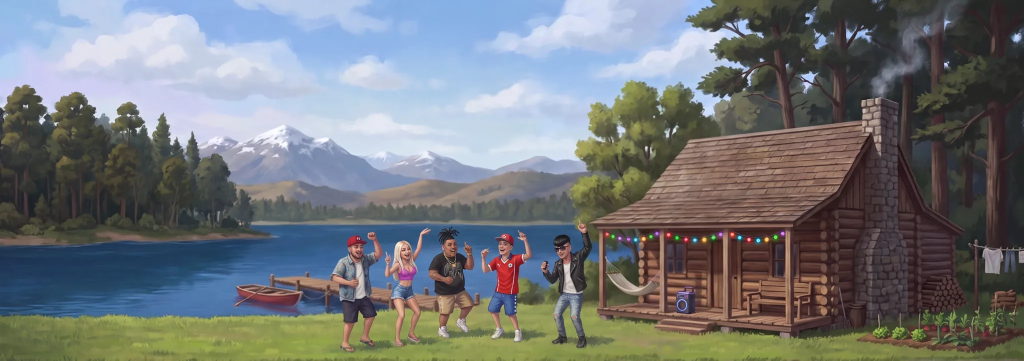
#> input picture public/escenarios/rene-cabana/liviano/fondo.webp, 2048 x 721 px, given in place of diseno-final.png, which was not available (shown at 1/2 size)
$ python caras.py
#> lines starting #> are read from the running program, lines starting #| are printed output that depends on the picture; after the words box and inside, x2 and y2 are one past the last pixel; in counts of white or black regions, pixels touching at a corner belong together
#> in cara, rgb is the input picture: shape (721, 2048, 3); mean R, G, B 114.9, 118.6, 121.2
### herramientas/video_a_cuadros.py
"""Convierte un video de animación (personaje sobre fondo plano) en cuadros PNG
transparentes para el juego, más una hoja de contacto y un GIF de vista previa.

Uso:
  python herramientas/video_a_cuadros.py VIDEO CARPETA_SALIDA [--fps 24] [--tolerancia 30]

Pasos:
  1. Extrae los cuadros con ffmpeg.
  2. Quita el fondo: parte de los bordes y "inunda" solo los pixeles parecidos al
     color de fondo, así no se borran grises que estén dentro del personaje
     (zapatillas, dientes).
  3. Recorta todos los cuadros con la misma caja (la unión de todos), para que el
     personaje no salte entre un cuadro y otro.
  4. Escribe cuadros/0000.png..., contacto.png y vista.gif.
"""

import argparse
import shutil
import subprocess
import tempfile
from pathlib import Path

import numpy as np
from PIL import Image
from scipy import ndimage


# [7 lines left out: function extraer, not called in this run]


def color_fondo(rgb: np.ndarray) -> np.ndarray:
    borde = np.concatenate([rgb[0], rgb[-1], rgb[:, 0], rgb[:, -1]])
    return np.median(borde, axis=0)


def quitar_fondo(rgb: np.ndarray, tolerancia: float, huecos_sd: float | None = None, estricto: bool = False) -> np.ndarray:
    """Devuelve la máscara del personaje (True = personaje).

    huecos_sd: para ropa blanca o gris claro (ej. el Flaitiano), un hueco encerrado solo es
    fondo si además su luminancia es pareja (desviación menor que esto). El fondo, aun con
    su degradado, es parejo; una chaqueta blanca tiene luces y sombras.

    estricto: solo cuenta como fondo lo cercano al color del fondo (sin la regla de "cualquier
    gris claro o blanco"). Para ropa blanca en cuadros con movimiento rápido, donde el contorno
    se corta y la inundación se comía la chaqueta (el Flaitiano al saltar y rodar). Además no quita
    los huecos encerrados: la silueta queda rellena (sirve en poses cerradas, como rodar).
    """
#> called with tolerancia = 30, huecos_sd = 22, estricto = False
    fondo = color_fondo(rgb)
#> fondo = [116, 122, 73]
    f = rgb.astype(np.float32)
    dist = np.sqrt(((f - fondo) ** 2).sum(axis=2))
    # El fondo de los videos trae un degradado más claro cerca del personaje:
    # también cuenta como fondo cualquier gris claro o blanco. El contorno oscuro
    # del personaje impide que la inundación entre a sus zonas blancas.
    maximo = f.max(axis=2)
    saturacion = (maximo - f.min(axis=2)) / np.maximum(maximo, 1)
    parecido = dist < tolerancia
#> parecido: shape (721, 2048) bool; 5.6% white; 1896 white regions (1701 under 20 px), largest, box (x1, y1, x2, y2) and area: (0, 630, 316, 721) 17563, (1466, 663, 2013, 721) 12838, (1160, 165, 1314, 344) 6199
    if not estricto:
        parecido |= (f.mean(axis=2) > 150) & (saturacion < 0.12)
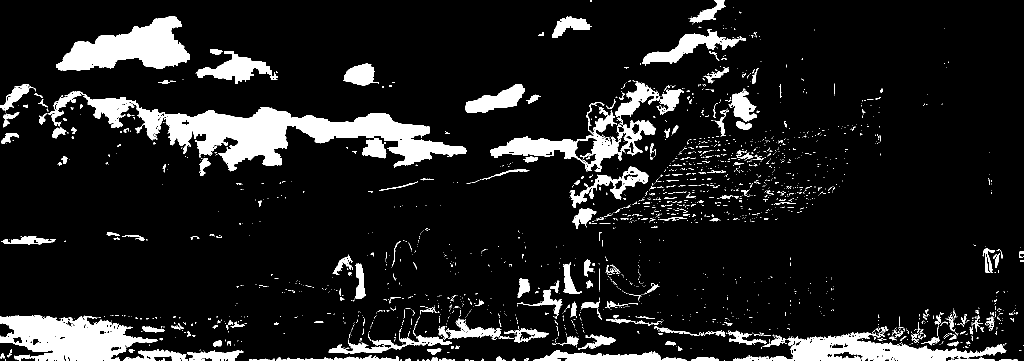
#> parecido: shape (721, 2048) bool (shown at 1/2 size); 11.4% white; 2215 white regions (1967 under 20 px), largest, box (x1, y1, x2, y2) and area: (327, 214, 934, 343) 34280, (0, 630, 316, 721) 17563, (112, 32, 380, 142) 15954
    # Solo es fondo lo parecido que está conectado con el borde. El contorno se
    # engruesa 2 px para que la inundación no se cuele por los cortes del trazo
    # (entraba a las zapatillas); después recupera ese fondo pegado al contorno.
    cerrado = parecido & ~ndimage.binary_dilation(~parecido, iterations=2)
#> cerrado: shape (721, 2048) bool; 7.4% white; 327 white regions (202 under 20 px), largest, box (x1, y1, x2, y2) and area: (333, 216, 932, 341) 28512, (114, 34, 378, 140) 14470, (0, 632, 312, 721) 13977
    etiquetas, _ = ndimage.label(cerrado)
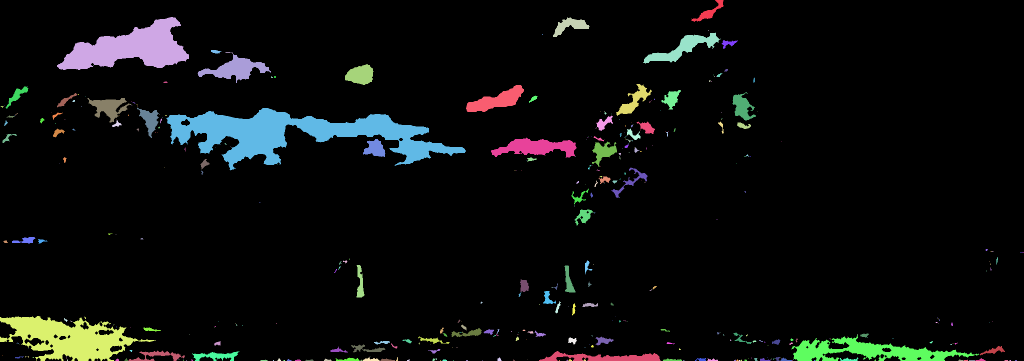
#> etiquetas: shape (721, 2048) int32 (shown at 1/2 size); 452 distinct labels, from 0 to 451; one colour per label, 0 black
    borde = np.unique(np.concatenate([etiquetas[0], etiquetas[-1], etiquetas[:, 0], etiquetas[:, -1]]))
#> borde = 65 values from 0 to 451
    es_fondo = np.isin(etiquetas, borde[borde > 0])
#> es_fondo: shape (721, 2048) bool; 1.9% white; 63 white regions (42 under 20 px), largest, box (x1, y1, x2, y2) and area: (0, 632, 312, 721) 13963, (1583, 669, 1958, 721) 7921, (1078, 702, 1321, 721) 2256
    es_fondo = ndimage.binary_dilation(es_fondo, iterations=3, mask=parecido)
#> es_fondo: shape (721, 2048) bool; 2.5% white; 31 white regions (5 under 20 px), largest, box (x1, y1, x2, y2) and area: (0, 630, 314, 721) 16812, (1547, 667, 1974, 721) 10819, (1075, 700, 1323, 721) 2976
    personaje = ~es_fondo
    # Limpieza: se queda con las manchas grandes y rellena hoyos chicos.
    etiq, n = ndimage.label(personaje)
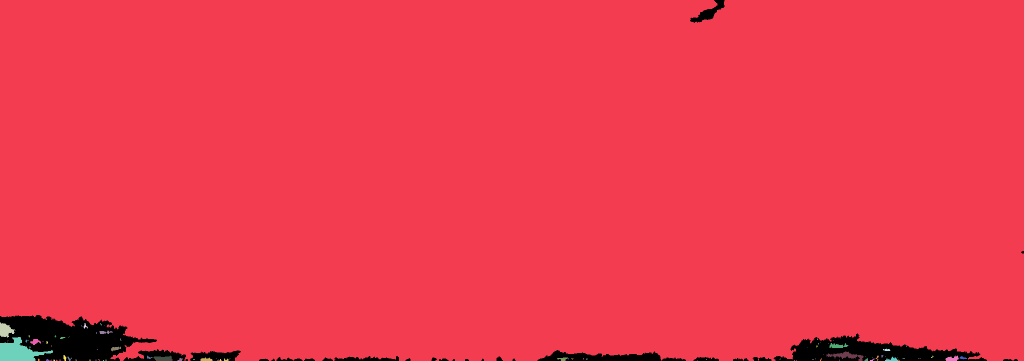
#> etiq: shape (721, 2048) int32 (shown at 1/2 size); 100 distinct labels, from 0 to 99; one colour per label, 0 black
#> n = 99
    if n > 1:
        tam = ndimage.sum(personaje, etiq, range(1, n + 1))
#> tam = 99 values, max 1434371 at index 0, min 1 at index 6, mean 14546
        grandes = np.isin(etiq, np.nonzero(tam >= max(200, tam.max() * 0.02))[0] + 1)
#> grandes: shape (721, 2048) bool; 97.1% white; 31 black regions (5 under 20 px), largest, box (x1, y1, x2, y2) and area: (0, 630, 314, 721) 20591, (1547, 667, 1974, 721) 12127, (1075, 700, 1323, 721) 3077
        personaje = grandes
    personaje = ndimage.binary_fill_holes(personaje) & ~(es_fondo & ~ndimage.binary_fill_holes(personaje))
    # Huecos de fondo encerrados (entre el brazo y el cuerpo, dentro del lazo de
    # una cadena): manchas grandes y lisas, del gris del fondo o algo más claras.
    # Las partes grises o blancas de la ropa (zapatillas, dientes) tienen dibujo
    # por dentro, o son más oscuras o más blancas que el fondo, así que se quedan.
    hueco = parecido & personaje
#> hueco: shape (721, 2048) bool; 8.8% white; 2293 white regions (2044 under 20 px), largest, box (x1, y1, x2, y2) and area: (327, 214, 934, 343) 34280, (112, 32, 380, 142) 15954, (980, 165, 1314, 344) 12686
    etiq, n = ndimage.label(hueco)
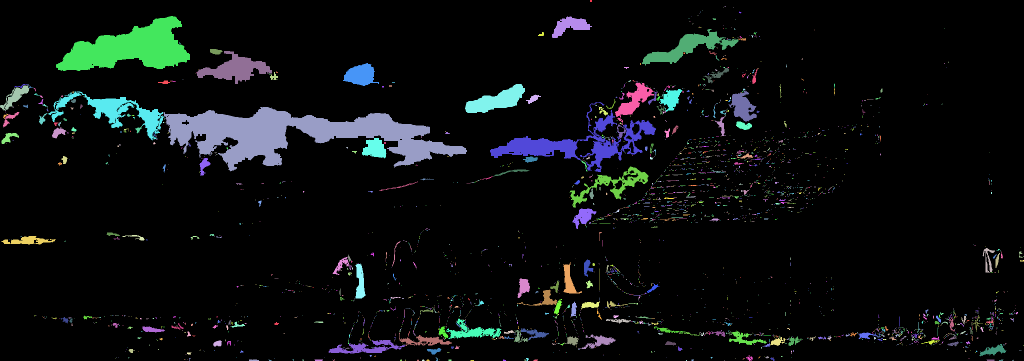
#> etiq: shape (721, 2048) int32 (shown at 1/2 size); 3137 distinct labels, from 0 to 3136; one colour per label, 0 black
#> n = 3136
    # En modo estricto el interior de la silueta se queda entero (ropa blanca borrosa por el movimiento).
    if n and not estricto:
        idx = range(1, n + 1)
        lum = f.mean(axis=2)
        gy, gx = np.gradient(ndimage.gaussian_filter(lum, 1))
        interior = etiq * ndimage.binary_erosion(hueco, iterations=2)
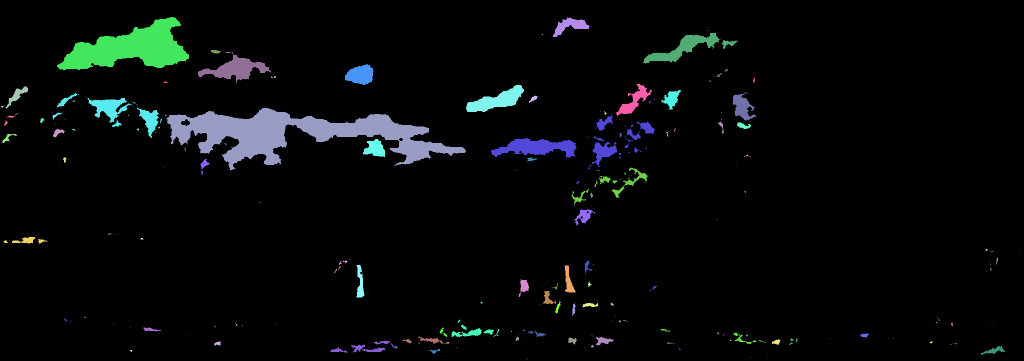
#> interior: shape (721, 2048) int32 (shown at 1/2 size); 133 distinct labels, from 0 to 3103; one colour per label, 0 black
        tam = ndimage.sum(hueco, etiq, idx)
#> tam = 3136 values, max 32890 at index 242, min 1 at index 2, mean 41.58
        claro = ndimage.mean(lum, etiq, idx)
#> claro = 3136 values, max 241.3 at index 1609, min 87 at index 2661, mean 115.4
        dibujo = np.nan_to_num(ndimage.mean(np.hypot(gx, gy), interior, idx), nan=99)
#> dibujo = 3136 values, max 99 at index 0, min 0.113 at index 2566, mean 94.94
        gris = float(fondo.mean())
#> gris = 103.7
        if huecos_sd is None:
            parejo = [True] * n
        else:
            desv = np.sqrt(np.maximum(0, np.asarray(ndimage.mean(lum ** 2, etiq, idx)) - np.asarray(claro) ** 2))
#> desv = 3136 values, max 61.06 at index 210, min 0 at index 0, mean 2.78
            parejo = desv < huecos_sd
        quitar = [i + 1 for i in range(n) if tam[i] > 300 and dibujo[i] < 3.6 and gris - 6 <= claro[i] <= 228 and parejo[i]]
#> quitar = 26 values from 12 to 2945
        if quitar:
            personaje &= ~np.isin(etiq, quitar)
#> personaje: shape (721, 2048) bool; 92% white; 55 black regions (5 under 20 px), largest, box (x1, y1, x2, y2) and area: (327, 214, 934, 343) 34245, (0, 630, 314, 721) 20591, (112, 32, 380, 142) 15944
    # Un pixel menos de borde para sacar el halo del fondo.
    return ndimage.binary_erosion(personaje, iterations=1)
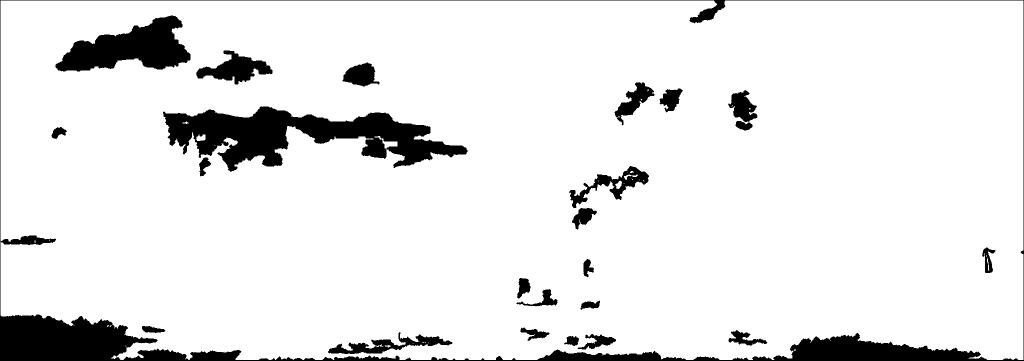
#> returned value: shape (721, 2048) bool (shown at 1/2 size); 91% white; 24 black regions, largest, box (x1, y1, x2, y2) and area: (0, 0, 2048, 721) 49899, (326, 213, 935, 344) 36646, (111, 31, 381, 143) 16703


_sesion_ia = None


# [141 lines left out: functions alfa_ia, alfa_verde, hoja_contacto, main, not called in this run]


# [2 lines that do not run on import are left out]

### herramientas/caras.py
"""Hace la cara de cada luchador para ELIGE LUCHADOR (public/luchadores/<id>/cara.webp):
un cuadrado de la cabeza sacado de su diseño aprobado, con fondo transparente.

Uso: python -P -E herramientas/caras.py
Para un luchador nuevo, agrégalo a LUCHADORES (id del juego y archivo de su diseño).
"""
import sys
from pathlib import Path

import numpy as np
from PIL import Image
from scipy import ndimage

sys.path.insert(0, str(Path(__file__).resolve().parent))
from video_a_cuadros import quitar_fondo  # noqa: E402

RAIZ = Path(__file__).resolve().parent.parent
LUCHADORES = {
    "rene": "arte/loco-rene/diseno-final.png",
    "pablito": "arte/pablito-neuquen/diseno-final.png",
    "flaitiano": "arte/flaitiano/diseno-final.png",
    "lena": "arte/vendedor-de-lena/diseno-final.png",
    "carlitos": "arte/carlitos-run/diseno-final.png",
    "micky": "arte/papi-micky/diseno-final.png",
    "maki": "arte/maki-gero/diseno-final.png",
    "samurai": "arte/samurai-de-pudahuel/diseno-final.png",
}
LADO = 160


def cara(ruta: Path) -> Image.Image:
    rgb = np.asarray(Image.open(ruta).convert("RGB"))
    m = quitar_fondo(rgb, 30, 22)
    ys, xs = np.nonzero(m)
    top, base = ys.min(), ys.max()
#> top = 1; base = 719
    alto = base - top
#> alto = 718
    # Piel en la franja de la cabeza: tonos cálidos medianamente saturados.
    f = rgb.astype(np.float32) / 255
    mx, mn = f.max(axis=2), f.min(axis=2)
    sat = (mx - mn) / np.maximum(mx, 1e-3)
    r, g, b = f[..., 0], f[..., 1], f[..., 2]
    piel = m & (r > g) & (g > b * 0.9) & (sat > 0.18) & (sat < 0.75) & (mx > 0.18)
#> piel: shape (721, 2048) bool; 20.6% white; 817 white regions (661 under 20 px), largest, box (x1, y1, x2, y2) and area: (1168, 99, 1776, 700) 193427, (1715, 356, 2047, 706) 21011, (740, 569, 1008, 692) 10553
    franja = slice(top, top + int(alto * 0.2))
    py, px = np.nonzero(piel[franja])
#> py = 5915 values from 0 to 142; px = 5915 values, max 2010 at index 932, min 1449 at index 562, mean 1815.7
    if len(px) < 50:
        cx, cy = xs.mean(), top + alto * 0.1
    else:
        cx, cy = float(np.median(px)), top + float(np.median(py))
#> cx = 1872; cy = 89
    lado = int(alto * 0.19)
#> lado = 136
    x0 = int(cx - lado / 2)
#> x0 = 1804
    y0 = int(cy - lado * 0.48)
#> y0 = 23
    rgba = np.dstack([rgb, (ndimage.binary_erosion(m, iterations=1) * 255).astype(np.uint8)])
    lienzo = np.zeros((lado, lado, 4), np.uint8)
    sx0, sy0 = max(0, x0), max(0, y0)
#> sx0 = 1804; sy0 = 23
    sx1, sy1 = min(rgb.shape[1], x0 + lado), min(rgb.shape[0], y0 + lado)
#> sx1 = 1940; sy1 = 159
    lienzo[sy0 - y0:sy1 - y0, sx0 - x0:sx1 - x0] = rgba[sy0:sy1, sx0:sx1]
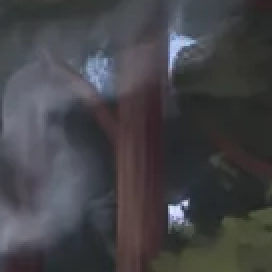
#> lienzo: shape (136, 136, 4) (shown 2 times larger); mean R, G, B, A 67.9, 67.9, 71.2, 255
    return Image.fromarray(lienzo, "RGBA").resize((LADO, LADO), Image.LANCZOS)
#> returned value: PIL image 160x160 RGBA


def main() -> None:
    for id_, archivo in LUCHADORES.items():
        salida = RAIZ / "public" / "luchadores" / id_ / "cara.webp"
        cara(RAIZ / archivo).save(salida, quality=92)
        print("escrito", salida)
#> pass 2 of the loop in main, `for id_, archivo in LUCHADORES.items():`:
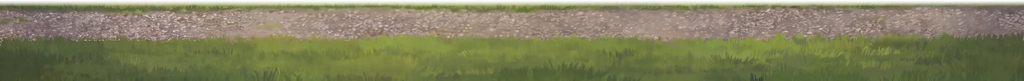
#> input picture public/escenarios/rene-cabana/liviano/suelo.webp, 2048 x 161 px, given in place of diseno-final.png, which was not available (shown at 1/2 size)
#> rgb: shape (161, 2048, 3)
#> fondo = [76, 86, 52]
#> dist: shape (161, 2048) float64
#> maximo: shape (161, 2048) float32
#> saturacion: shape (161, 2048) float32
#> in quitar_fondo (call 2), `parecido |= (f.mean(axis=2) > 150) & (saturacion < 0.12)`:
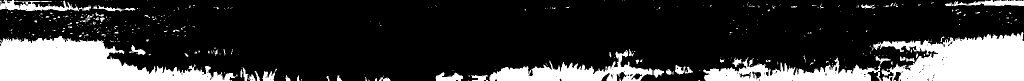
#> parecido: shape (161, 2048) bool (shown at 1/2 size); 20.6% white; 436 white regions (382 under 20 px), largest, box (x1, y1, x2, y2) and area: (0, 72, 472, 161) 23399, (1746, 64, 2048, 161) 19958, (1406, 114, 1763, 161) 7779
#> cerrado: shape (161, 2048) bool; 16% white; 97 white regions (66 under 20 px), largest, box (x1, y1, x2, y2) and area: (0, 74, 421, 161) 21136, (1764, 69, 2048, 161) 17450, (981, 107, 1303, 161) 5722
#> etiquetas: shape (161, 2048) int32; 137 distinct labels, from 0 to 136
#> borde = 27 values from 0 to 136
#> in quitar_fondo (call 2), `etiq, n = ndimage.label(personaje)`: n = 68
#> in quitar_fondo (call 2), `tam = ndimage.sum(personaje, etiq, range(1, n + 1))`: tam = 68 values, max 269574 at index 2, min 1 at index 9, mean 3978.6
#> in quitar_fondo (call 2), `grandes = np.isin(etiq, np.nonzero(tam >= max(200, tam.max() * 0.02))[..`:
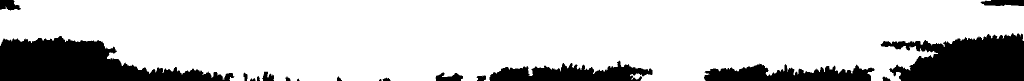
#> grandes: shape (161, 2048) bool (shown at 1/2 size); 81.8% white; 18 black regions (2 under 20 px), largest, box (x1, y1, x2, y2) and area: (0, 72, 469, 161) 22965, (1761, 66, 2048, 161) 19302, (979, 121, 1305, 161) 7562
#> in quitar_fondo (call 2), `etiq, n = ndimage.label(hueco)`: n = 684
#> in quitar_fondo (call 2), `tam = ndimage.sum(hueco, etiq, idx)`: tam = 684 values, max 1163 at index 12, min 1 at index 0, mean 12.44
#> claro = 684 values, max 209.7 at index 157, min 57.33 at index 8, mean 110.3
#> dibujo = 684 values, max 99 at index 0, min 0.131 at index 466, mean 93.27
#> gris = 71.33
#> desv = 684 values, max 18.38 at index 330, min 0 at index 0, mean 1.77
#> quitar = [13, 44]
#> base = 159
#> alto = 158
#> py = 19990 values from 0 to 30; px = 19990 values, max 2046 at index 1238, min 1 at index 7332, mean 1062.1
#> cx = 1029; cy = 22
#> lado = 30
#> x0 = 1014
#> y0 = 7
#> sx0 = 1014; sy0 = 7
#> sx1 = 1044; sy1 = 37


if __name__ == "__main__":
#> (the run stopped early here; a loop or call above may not have finished)
